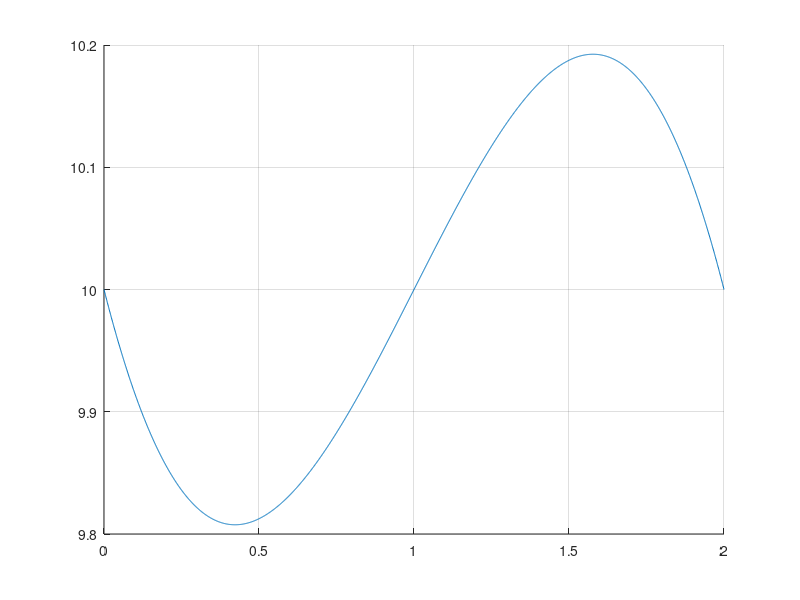
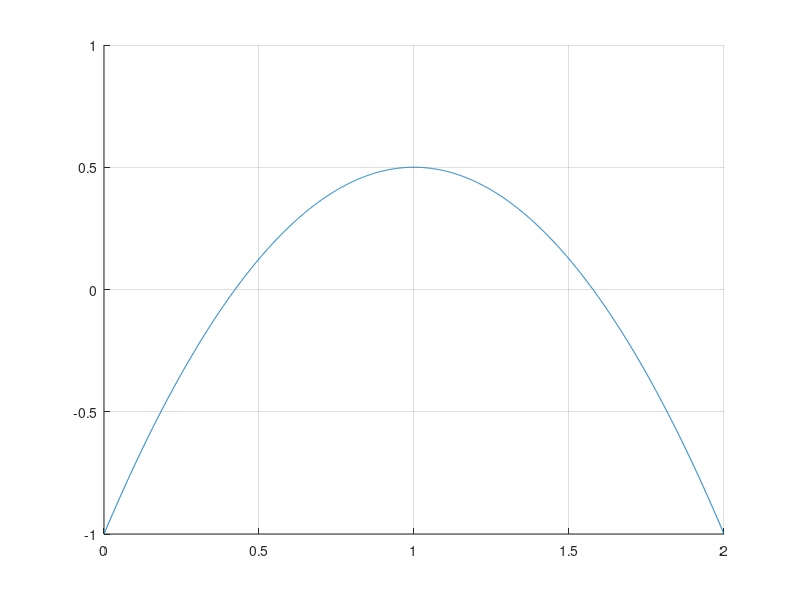
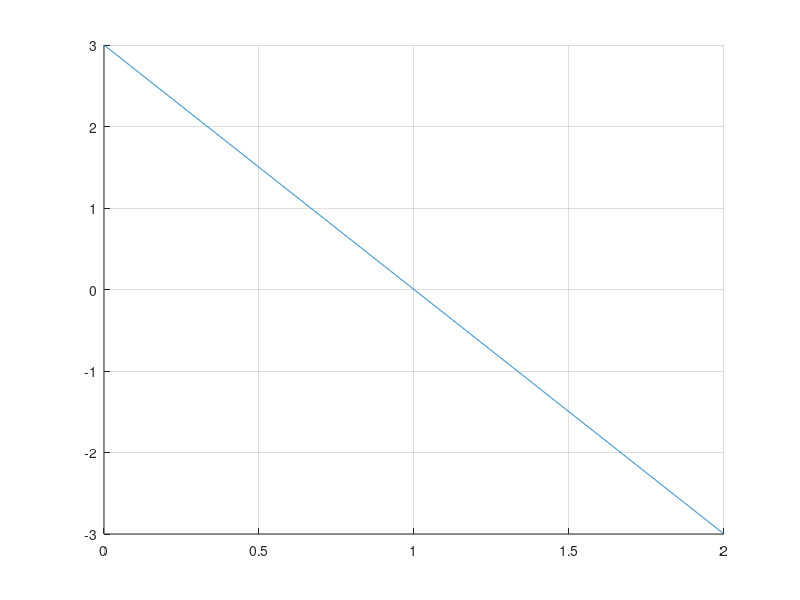

The MATLAB script that drew these images, in order:
close all;
clc;
clear;


ti = 0;
tf = 2;

qi = 10;
qf = 10;

qi_d = -1;
qf_d = -1;


a0 = qi;
a1 = qi_d;
a2 = ( -3*(qi-qf) - (2*qi_d+qf_d)*(tf-ti) )/(tf-ti)^2;
a3 = ( 2*(qi-qf) + (qi_d+qf_d)*(tf-ti) )/(tf-ti)^3;


t_step = 0.001;

t = ti:t_step:tf;
ti = zeros(size(t));
ti(:) = ti;

q = (a0 + a1.*(t-ti) + a2.*(t-ti).^2 + a3.*(t-ti).^3);
q_d = a1 + 2*a2.*(t-ti) + 3*a3.*(t-ti).^2;
q_dd = 2*a2 + 6*a3.*(t-ti);





figure(1)
hold on;
grid on;
% grid minor;
plot(t,q);

figure(2)
hold on;
grid on;
% grid minor;
plot(t,q_d);


figure(3)
hold on;
grid on;
% grid minor;
plot(t,q_dd);




